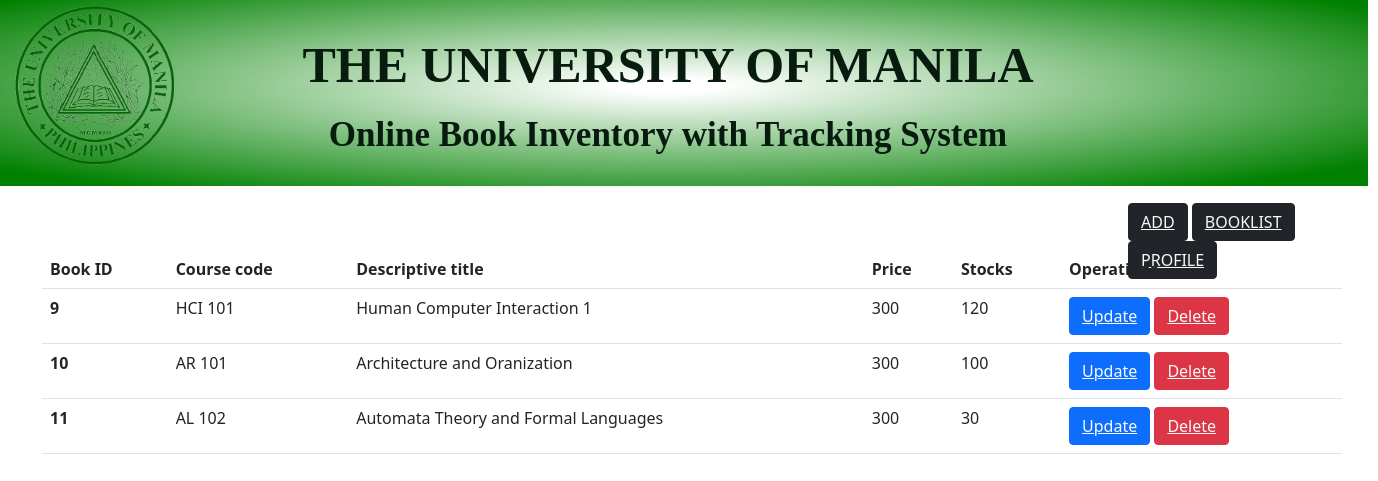
/booklist.php, run on the app's committed database.
### tables this page shows
CREATE TABLE `books` (
  `id` int(20) NOT NULL,
  `coursecode` varchar(50) NOT NULL,
  `title` varchar(50) NOT NULL,
  `price` int(20) NOT NULL,
  `stocks` varchar(20) NOT NULL
);

### booklist.php (the view, shortened to what this page needs)
<?php
include('dbcon.php');?>
<!DOCTYPE html>
    <head>
    <link rel="stylesheet" type="text/css" href="design.css">
</head>
<body>
<div class="UMlogo">
<img src="img/UMlogo.png" style="width:14%">
<br>
   <div class ="header2"><br>
  <h1 class="h1staff">THE UNIVERSITY OF MANILA</h1>
    <h1 class="h2staff">Online Book Inventory with Tracking System</h1>
</div>
</html>
<head>
<div>
    <div class= "header3">
    <button class="btn btn-dark"name="submit"><a href ="addbooks.php" class="text-light">ADD </a> </button>
    <button class="btn btn-dark"name="submit"><a href ="booklist.php" class="text-light">BOOKLIST </a></button>
    <button class="btn btn-dark"name="submit"><a href ="staffprofile.php" class="text-light">PROFILE </a></button>
</div>
  <thead>
    <div class = "papa">
    <tr>
    <table class="table">
      <th scope="col">Book ID</th>
      <th scope="col">Course code</th>
      <th scope="col">Descriptive title</th>
      <th scope="col">Price</th>
      <th scope="col">Stocks</th>
      <th scope="col">Operations</th>
    </tr>
  </thead>
  <body>
  <?php
 $sql="SELECT *FROM books";
 $result=mysqli_query($con,$sql);
 if ($result){
  while($row=mysqli_fetch_assoc($result)){
  $id=$row['id'];
  $coursecode=$row['coursecode'];
  $title=$row['title'];
  $price=$row['price'];
  $stocks=$row['stocks'];
  echo'<tr>
  <th>'.$id.'</th>
  <td>'.$coursecode.'</td>
  <td>'.$title.'</td>
  <td>'.$price.'</td>
  <td>'.$stocks.'</td>
  <td>
  <button class="btn btn-primary"><a href="booklistupdate.php?
  updateid='.$id.'" class="text-light">Update</a></button>
  <button class="btn btn-danger"><a href="booksdelete.php?
  deleteid='.$id.'" class="text-light">Delete</a></button>
  </td>
</tr>';
 }
}
    ?>
  </body>
</div>
 <link href="https://cdn.jsdelivr.net/npm/bootstrap@5.1.3/dist/css/bootstrap.min.css" rel="stylesheet"
>
</body>
</html>

### design.css (style rules this page uses)
.header2 { text-align: center; Margin-top: -11.5rem; margin-left: -2rem; font-size: 19px; color:#000000; font-family: 'georgia, serif'; padding: 20px; height: 200px; width: 1400px; background-image: radial-gradient(white 5%, green 90%); object-fit: none; }
.h1staff { font-size: 50px; font-weight: 640; margin-bottom: 19px; color: #071b0f; font-family:'sans-serif'; }
.h2staff { font-size: 35px; font-weight: 640; margin-bottom: 3px; color: #071b0f; font-family:'sans-serif'; }
.table { position: absolute; top: 330px; left: 12px; width: 220px; height: 10px; justify-content: center; }
.header3 { position: absolute; top: 203px; right: 0px; height: 10px; width: 250px; }
.papa { position: absolute; top: -80px; left: 30px; height: 60px; width: 1300px; }

### data on the page
books: id "9", coursecode "HCI 101", title "Human Computer Interaction 1", price "300", stocks "120"
books: id "10", coursecode "AR 101", title "Architecture and Oranization", price "300", stocks "100"
books: id "11", coursecode "AL 102", title "Automata Theory and Formal Languages", price "300", stocks "30"
